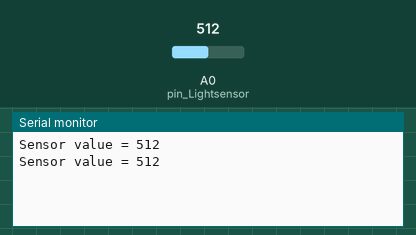
This sketch was run on a simulated Arduino Uno, built with avr-gcc and run on an emulated ATmega328P. On the bench: the last lines printed to the serial monitor. The inputs (shaded band) are chosen by the test bench; at power-on: A0 (pin_Lightsensor) = 512.

Above: at 1.8 s.
1.9 s: A0 (pin_Lightsensor) set to 716
At 2.8 s:
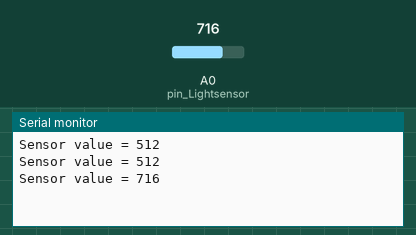
3.4 s: A0 (pin_Lightsensor) set to 900
At 4.6 s:
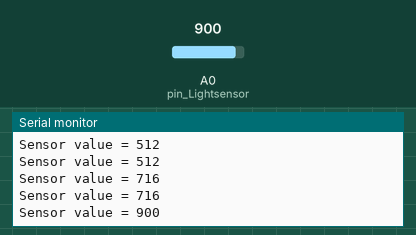
Timing chart, 0 to 6.4 s (numbered marks = the images above; inputs shaded):
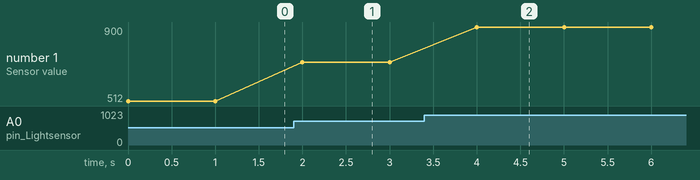

Measured:
- after the input at 1.9 s, the serial monitor: prints a new line after 0.10 s (image 1)
- after the input at 3.4 s, the serial monitor: prints a new line after 0.60 s (image 2)
- plotted number 1: 512 → 716 after the input at 1.9 s, 716 → 900 after the input at 3.4 s

The sketch:

fayalab-leaf-lightsensor.ino
```cpp
/*
 fayalab leaf sample code for leaf-Light sensor

 This example will show the light sensor value in serial monitor.

 Auther : welly
 Date : 2015/03/18

 Wiring Guide :
fayaduino pin  A0 <-----> leaf pin "OUT"
fayaduino pin  5V <-----> leaf pin "VCC"
fayaduino pin GND <-----> leaf pin "GND"

 */

// First, define the pin depends on your connection
// define pin for fayalab leaf-Light and leaf-Buzzer
int pin_Lightsensor = A0;

// variable to store the value coming from the sensor
int sensorValue = 0;

void setup() {
  Serial.begin(9600);
}

void loop() {
  // read the value from the sensor:
  sensorValue = analogRead(pin_Lightsensor);
  Serial.print("Sensor value = ");
  Serial.println(sensorValue);
  delay(1000);
}
```
